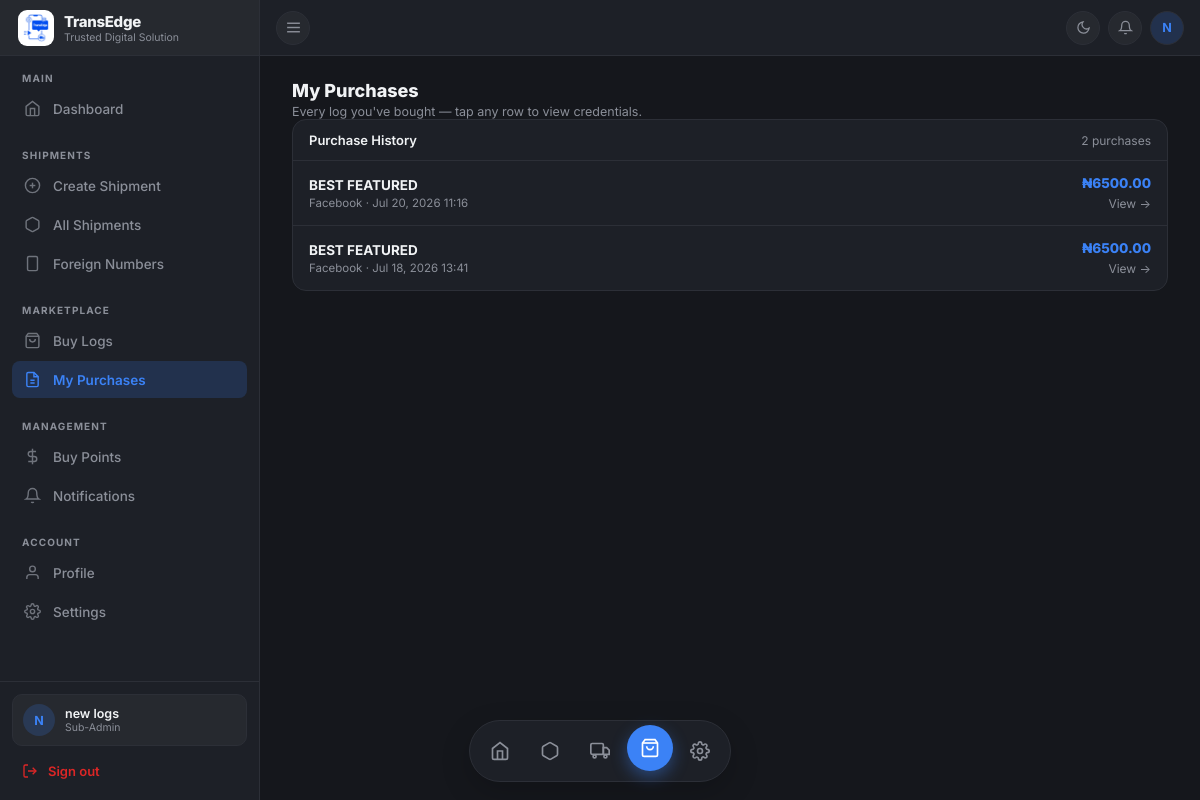
The app's page /shipping/buy-logs/purchases/ (signed in) with its own data.
### Business/models.py (models this page shows, shortened)
class User(AbstractBaseUser, PermissionsMixin):
    class Role(models.TextChoices):
        ADMIN     = "admin",     "Admin"
        STAFF     = "staff",     "Staff"
        SUB_ADMIN = "sub_admin", "Sub Admin"
    id          = models.UUIDField(primary_key=True, default=uuid.uuid4, editable=False)
    email       = models.EmailField(unique=True)
    full_name   = models.CharField(max_length=255)
    phone       = models.CharField(max_length=20, blank=True)
    role        = models.CharField(max_length=10, choices=Role.choices, default=Role.STAFF)
    is_active   = models.BooleanField(default=True)
    is_staff    = models.BooleanField(default=False)
    date_joined = models.DateTimeField(default=timezone.now)
    groups = models.ManyToManyField(
        'auth.Group',
        related_name='business_user_set',
        blank=True,
    )
    user_permissions = models.ManyToManyField(
        'auth.Permission',
        related_name='business_user_set',
        blank=True,
    )
    objects = UserManager()
    USERNAME_FIELD  = "email"
    REQUIRED_FIELDS = ["full_name"]

class Purchase(models.Model):
    id        = models.UUIDField(primary_key=True, default=uuid.uuid4, editable=False)
    buyer     = models.ForeignKey(
        settings.AUTH_USER_MODEL, on_delete=models.CASCADE,
        related_name="log_purchases",
    )
    product   = models.ForeignKey(
        BuyLogs, on_delete=models.CASCADE, related_name="purchases"
    )
    log       = models.OneToOneField(
        BuyLogDetails, on_delete=models.CASCADE, related_name="purchase"
    )
    account   = models.ForeignKey(
        Account, on_delete=models.SET_NULL, null=True,
        related_name="log_purchases",
        help_text="Wallet the purchase was debited from.",
    )
    amount        = models.DecimalField(max_digits=10, decimal_places=2)
    purchased_at  = models.DateTimeField(auto_now_add=True)
    class Meta:
        ordering = ["-purchased_at"]

class BuyLogs(models.Model):
    id          = models.UUIDField(primary_key=True, default=uuid.uuid4, editable=False)
    category    = models.ForeignKey(Category, on_delete=models.PROTECT, related_name="products")
    title       = models.CharField(max_length=200)
    image       = models.ImageField(upload_to="categories/")
    description = models.TextField()
    price       = models.DecimalField(max_digits=10, decimal_places=2)
    active      = models.BooleanField(default=True)
    created_at  = models.DateTimeField(auto_now_add=True)
    updated_at  = models.DateTimeField(auto_now=True)
    class Meta:
        ordering = ["category", "title"]
        verbose_name = "Log Product"
        verbose_name_plural = "Log Products"

class Category(models.Model):
    name       = models.CharField(max_length=50, unique=True)
    slug       = models.SlugField(max_length=60, unique=True, blank=True)
    icon       = models.CharField(max_length=60, blank=True, help_text="Font Awesome class, e.g. 'fab fa-facebook'")
    is_active  = models.BooleanField(default=True)
    order      = models.PositiveIntegerField(default=0)
    created_at = models.DateTimeField(auto_now_add=True)
    class Meta:
        ordering = ["order", "name"]
        verbose_name_plural = "Categories"

### Business/views.py (the view)
# urls.py: path("buy-logs/purchases/", views.my_purchases, name="buy-logs-my-purchases"),
@sub_admin_required
def my_purchases(request):
    purchases = (
        Purchase.objects
        .filter(buyer=request.user)
        .select_related("product", "log")
    )
    return render(request, "buy_logs/my_purchases.html", {"purchases": purchases})

### Business/context_processors.py (called while the page is built)
def unread_notifications(request):
    user = getattr(request, "user", None)
    if not user or not user.is_authenticated or user.role != User.Role.SUB_ADMIN:
        return {"unread_notifications": 0}
    unread_private = Notification.objects.filter(
        recipient=user, is_read=False
    ).count()
    read_public_ids = NotificationRead.objects.filter(
        user=user
    ).values_list("notification_id", flat=True)
    unread_public = Notification.objects.filter(
        is_public=True, recipient__isnull=True
    ).exclude(id__in=read_public_ids).count()
    return {"unread_notifications": unread_private + unread_public}

def branding(request):
    ref = request.session.get("active_referral_code")
    profile = SubAdminProfile.objects.filter(referral_code=ref).first() if ref else None
    settings_ctx = (
        SubAdminSiteSettings.for_user(profile.user) if profile
        else default_settings_context()
    )
    return {
        "settings": settings_ctx,
        "profile": profile,
        "testimonials": Testimonial.objects.filter(is_active=True).order_by("sort_order"),
        "gallery_images": BrandGalleryImage.objects.filter(is_active=True).order_by("sort_order"),
    }

### Business/views.py (called while the page is built)
def sub_admin_required(view_func):
    @wraps(view_func)
    @login_required
    def wrapper(request, *args, **kwargs):
        profile = getattr(request.user, "sub_admin_profile", None)
        if profile is None or profile.approval_status != SubAdminProfile.ApprovalStatus.APPROVED:
            messages.error(request, "Your sub-admin account isn't approved yet.")
            return redirect("sub-admin-dashboard")
        return view_func(request, *args, **kwargs)
    return wrapper

### Business/templates/buy_logs/my_purchases.html (shortened to what this page needs)
{% extends "admin/subadmin/base.html" %}
{% block content %}
<div class="page-head">
  <h1>My Purchases</h1>
  <p>Every log you've bought — tap any row to view credentials.</p>
</div>
<div class="section">
  <div class="section-header">
    <h3>Purchase History</h3>
    <span style="font-size:12px;color:var(--muted);">{{ purchases|length }} purchase{{ purchases|length|pluralize }}</span>
  </div>
  {% for purchase in purchases %}
  <div class="purchase-row" onclick="openReceipt('{{ purchase.pk }}')">
    <div>
      <div class="purchase-title">{{ purchase.product.title }}</div>
      <div class="purchase-meta">
        {{ purchase.product.category.name }} · {{ purchase.purchased_at|date:"M d, Y H:i" }}
      </div>
    </div>
    <div class="purchase-right">
      <div class="purchase-amount">₦{{ purchase.amount|floatformat:2 }}</div>
      <span class="purchase-arrow">View →</span>
    </div>
  </div>
  {% empty %}
  <div class="empty-cell">You haven't bought any logs yet.</div>
  {% endfor %}
</div>
{% endblock %}

### Business/templates/admin/subadmin/base.html (shortened to what this page needs)
{% load static %}
<!DOCTYPE html>
<html lang="en" data-theme="dark">
<head>
</head>
<body>
<aside class="sidebar" id="sidebar">
  <button type="button" class="sidebar-logo" id="sidebarLogoToggle" aria-label="Toggle sidebar">
    <div class="logo-mark-sb">
      <img src="{% static 'images/transedge-logo.png' %}" alt="TransEdge">
    </div>
    <div class="logo-text">
      <div class="name">TransEdge</div>
      <div class="tag">Trusted Digital Solution</div>
    </div>
  </button>
  <div class="sidebar-section">
    <div class="sidebar-label">Main</div>
    <a href="{% url 'sub-admin-dashboard' %}" class="sb-nav-item {% if request.resolver_match.url_name == 'sub-admin-dashboard' %}active{% endif %}">
      <svg width="17" height="17" fill="none" viewBox="0 0 24 24" stroke="currentColor" stroke-width="2"><path d="M3 9l9-7 9 7v11a2 2 0 01-2 2H5a2 2 0 01-2-2z"/><polyline points="9 22 9 12 15 12 15 22"/></svg>
      <span class="nav-text">Dashboard</span>
    </a>
  </div>
  <div class="sidebar-section">
    <div class="sidebar-label">Shipments</div>
    <a href="{% url 'sub-admin-shipment-create' %}" class="sb-nav-item {% if request.resolver_match.url_name == 'sub-admin-shipment-create' %}active{% endif %}">
      <svg width="17" height="17" fill="none" viewBox="0 0 24 24" stroke="currentColor" stroke-width="2"><circle cx="12" cy="12" r="10"/><line x1="12" y1="8" x2="12" y2="16"/><line x1="8" y1="12" x2="16" y2="12"/></svg>
      <span class="nav-text">Create Shipment</span>
    </a>
    <a href="{% url 'sub-admin-shipment-list' %}" class="sb-nav-item {% if request.resolver_match.url_name == 'sub-admin-shipment-list' %}active{% endif %}">
      <svg width="17" height="17" fill="none" viewBox="0 0 24 24" stroke="currentColor" stroke-width="2"><path d="M21 16V8a2 2 0 00-1-1.73l-7-4a2 2 0 00-2 0l-7 4A2 2 0 003 8v8a2 2 0 001 1.73l7 4a2 2 0 002 0l7-4A2 2 0 0021 16z"/></svg>
      <span class="nav-text">All Shipments</span>
    </a>
    <a href="{% url 'sub-admin-buy-foreign-number' %}" class="sb-nav-item {% if request.resolver_match.url_name == 'sub-admin-buy-foreign-number' %}active{% endif %}">
      <svg width="17" height="17" fill="none" viewBox="0 0 24 24" stroke="currentColor" stroke-width="2"><rect x="5" y="2" width="14" height="20" rx="2"/><line x1="12" y1="18" x2="12.01" y2="18"/></svg>
      <span class="nav-text">Foreign Numbers</span>
    </a>
  </div>
  <div class="sidebar-section">
    <div class="sidebar-label">Marketplace</div>
    <a href="{% url 'buy-logs-browse' %}" class="sb-nav-item ">
      <svg width="17" height="17" fill="none" viewBox="0 0 24 24" stroke="currentColor" stroke-width="2"><path d="M6 2L3 6v14a2 2 0 002 2h14a2 2 0 002-2V6l-3-4z"/><line x1="3" y1="6" x2="21" y2="6"/><path d="M16 10a4 4 0 01-8 0"/></svg>
      <span class="nav-text">Buy Logs</span>
    </a>
    <a href="{% url 'buy-logs-my-purchases' %}" class="sb-nav-item {% if request.resolver_match.url_name == 'buy-logs-my-purchases' or request.resolver_match.url_name == 'buy-logs-receipt' %}active{% endif %}">
      <svg width="17" height="17" fill="none" viewBox="0 0 24 24" stroke="currentColor" stroke-width="2"><path d="M14 2H6a2 2 0 00-2 2v16a2 2 0 002 2h12a2 2 0 002-2V8z"/><polyline points="14 2 14 8 20 8"/><line x1="9" y1="13" x2="15" y2="13"/><line x1="9" y1="17" x2="15" y2="17"/></svg>
      <span class="nav-text">My Purchases</span>
    </a>
  </div>
  <div class="sidebar-section">
    <div class="sidebar-label">Management</div>
    <a href="{% url 'sub-admin-buy-points' %}" class="sb-nav-item {% if request.resolver_match.url_name == 'sub-admin-buy-points' %}active{% endif %}">
      <svg width="17" height="17" fill="none" viewBox="0 0 24 24" stroke="currentColor" stroke-width="2"><line x1="12" y1="1" x2="12" y2="23"/><path d="M17 5H9.5a3.5 3.5 0 000 7h5a3.5 3.5 0 010 7H6"/></svg>
      <span class="nav-text">Buy Points</span>
    </a>
    <a href="{% url 'sub-admin-notifications' %}" class="sb-nav-item {% if request.resolver_match.url_name == 'sub-admin-notifications' %}active{% endif %}">
      <svg width="17" height="17" fill="none" viewBox="0 0 24 24" stroke="currentColor" stroke-width="2"><path d="M18 8a6 6 0 00-12 0c0 7-3 9-3 9h18s-3-2-3-9"/><path d="M13.73 21a2 2 0 01-3.46 0"/></svg>
      <span class="nav-text">Notifications</span>
    </a>
  </div>
  <div class="sidebar-section">
    <div class="sidebar-label">Account</div>
    <a href="{% url 'sub-admin-profile' %}" class="sb-nav-item {% if request.resolver_match.url_name == 'sub-admin-profile' %}active{% endif %}">
      <svg width="17" height="17" fill="none" viewBox="0 0 24 24" stroke="currentColor" stroke-width="2"><path d="M20 21v-2a4 4 0 00-4-4H8a4 4 0 00-4 4v2"/><circle cx="12" cy="7" r="4"/></svg>
      <span class="nav-text">Profile</span>
    </a>
    <a href="{% url 'sub-admin-site-settings' %}" class="sb-nav-item {% if request.resolver_match.url_name == 'sub-admin-site-settings' %}active{% endif %}">
      <span class="nav-text">Settings</span>
    </a>
  </div>
  <div class="sidebar-footer">
    <div class="sb-user-card">
      <div class="sb-avatar">{{ request.user.full_name|default:"?"|first|upper }}</div>
      <div class="sb-user-info">
        <div class="sb-user-name">{{ request.user.full_name|default:"Sub Admin" }}</div>
        <div class="sb-user-role">Sub-Admin</div>
      </div>
    </div>
    <a href="{% url 'sub-admin-logout' %}" class="sb-logout">
      <svg width="16" height="16" fill="none" viewBox="0 0 24 24" stroke="currentColor" stroke-width="2"><path d="M9 21H5a2 2 0 01-2-2V5a2 2 0 012-2h4"/><polyline points="16 17 21 12 16 7"/><line x1="21" y1="12" x2="9" y2="12"/></svg>
      <span class="nav-text">Sign out</span>
    </a>
  </div>
</aside>
<div class="main">
  <header class="topbar">
    <div class="topbar-left">
      <button type="button" class="icon-btn menu-btn" id="mobileMenuBtn" aria-label="Open menu">
        <svg width="17" height="17" fill="none" viewBox="0 0 24 24" stroke="currentColor" stroke-width="2">
          <line x1="3" y1="6" x2="21" y2="6"/><line x1="3" y1="12" x2="21" y2="12"/><line x1="3" y1="18" x2="21" y2="18"/>
        </svg>
      </button>
    </div>
    <div class="topbar-right">
      <button class="icon-btn theme-btn" id="themeToggle" aria-label="Toggle theme">
        <svg class="icon-moon" width="15" height="15" fill="none" viewBox="0 0 24 24" stroke="currentColor" stroke-width="2">
          <path d="M21 12.79A9 9 0 1111.21 3 7 7 0 0021 12.79z"/>
        </svg>
      </button>
<div style="position:relative;">
  <button type="button" class="icon-btn" id="notifBellBtn" aria-label="Notifications" aria-haspopup="true">
    <svg width="15" height="15" fill="none" viewBox="0 0 24 24" stroke="currentColor" stroke-width="2">
      <path d="M18 8a6 6 0 00-12 0c0 7-3 9-3 9h18s-3-2-3-9"/>
      <path d="M13.73 21a2 2 0 01-3.46 0"/>
    </svg>
  </button>
</div>
      <a href="{% url 'sub-admin-profile' %}" class="avatar-btn" aria-label="Profile">
        {{ request.user.full_name|default:"?"|first|upper }}
      </a>
    </div>
  </header>
  <div class="content">
    {% block content %}{% endblock %}
  </div>
</div>
<nav class="bottom-nav">
  <a href="{% url 'sub-admin-dashboard' %}"
     class="bn-item {% if request.resolver_match.url_name == 'sub-admin-dashboard' %}active{% endif %}"
     aria-label="Dashboard">
    <svg width="20" height="20" fill="none" viewBox="0 0 24 24" stroke="currentColor" stroke-width="2">
      <path d="M3 9l9-7 9 7v11a2 2 0 01-2 2H5a2 2 0 01-2-2z"/>
      <polyline points="9 22 9 12 15 12 15 22"/>
    </svg>
  </a>
  <a href="{% url 'sub-admin-buy-foreign-number' %}"
     class="bn-item {% if request.resolver_match.url_name == 'sub-admin-buy-foreign-number' %}active{% endif %}"
     aria-label="phone">
    <svg width="20" height="20" fill="none" viewBox="0 0 24 24" stroke="currentColor" stroke-width="2">
      <path d="M21 16V8a2 2 0 00-1-1.73l-7-4a2 2 0 00-2 0l-7 4A2 2 0 003 8v8a2 2 0 001 1.73l7 4a2 2 0 002 0l7-4A2 2 0 0021 16z"/>
    </svg>
  </a>
  <a href="{% url 'sub-admin-shipment-list' %}"
     class="bn-item {% if request.resolver_match.url_name == 'sub-admin-shipment-list' %}active{% endif %}"
     aria-label="Create Shipment">
    <svg width="20" height="20" fill="none" viewBox="0 0 24 24" stroke="currentColor" stroke-width="2">
      <rect x="1" y="3" width="15" height="13" rx="1.5"/>
      <path d="M16 8h4l3 3v5h-7V8z"/>
      <circle cx="5.5" cy="18.5" r="1.8"/>
      <circle cx="18.5" cy="18.5" r="1.8"/>
    </svg>
  </a>
  <a href="{% url 'buy-logs-browse' %}"
     class="bn-item {% if request.resolver_match.url_name == 'buy-logs-browse' or request.resolver_match.url_name == 'buy-logs-detail' or request.resolver_match.url_name == 'buy-logs-my-purchases' or request.resolver_match.url_name == 'buy-logs-receipt' %}active{% endif %}"
     aria-label="Buy Logs">
    <svg width="20" height="20" fill="none" viewBox="0 0 24 24" stroke="currentColor" stroke-width="2">
      <path d="M6 2L3 6v14a2 2 0 002 2h14a2 2 0 002-2V6l-3-4z"/>
      <line x1="3" y1="6" x2="21" y2="6"/>
      <path d="M16 10a4 4 0 01-8 0"/>
    </svg>
  </a>
  <a href="{% url 'sub-admin-site-settings' %}"
     class="bn-item {% if request.resolver_match.url_name == 'sub-admin-site-settings' %}active{% endif %}"
     aria-label="Settings">
  </a>
</nav>
</body>
</html>

### records on screen
User: user.full_name|first "N", user.full_name "new logs"
Purchase: product "BEST FEATURED", product.category.name "Facebook", purchased_at "Jul 20, 2026 11:16", amount "6500.00"
Purchase: product "BEST FEATURED", product.category.name "Facebook", purchased_at "Jul 18, 2026 13:41", amount "6500.00"

### other values on screen
{{ purchases|length }} "2"
